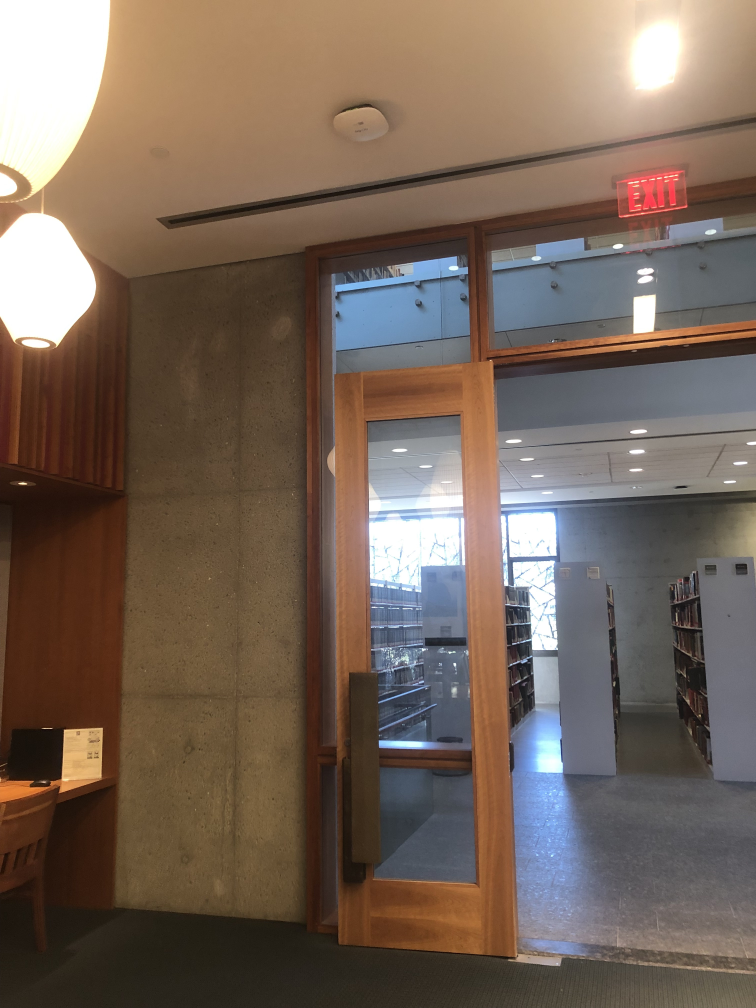
#> input picture project4/part_b/code/figures/2.jpg, 3024 x 4032 px (shown at 1/4 size)
$ jupyter execute --allow-errors main.ipynb   (older library calls are emulated)
#> lines starting #> are read from the running program, lines starting #| are printed output that depends on the picture
This is for Part A

[cell 1]
import numpy as np
import cv2
import math
import os
import matplotlib.pyplot as plt
from scipy.interpolate import RegularGridInterpolator
from numba import jit
import time

# Constants
ransac_max_dist = 2  # RANSAC distance threshold
n = 12  # Number of points to calculate the homography

# Paths
cwd = os.path.dirname(os.path.abspath(__file__))  # Current script path
figures_path = os.path.join(cwd, 'figures')
img_to_warp_path = os.path.join(figures_path, '1.jpg')
img_base_path = os.path.join(figures_path, '2.jpg')
src_pts_file = os.path.join(cwd, 'src_pts.npy')
dst_pts_file = os.path.join(cwd, 'dst_pts.npy')

def load_images():
    """Load images from the specified paths."""
    print("Loading images...")
    img_base = cv2.imread(img_base_path, 0)  # Base gray image
    img_to_warp = cv2.imread(img_to_warp_path, 0)  # Image to be warped
    img_base_rgb = cv2.cvtColor(cv2.imread(img_base_path, cv2.IMREAD_COLOR), cv2.COLOR_BGR2RGB)
    img_to_warp_rgb = cv2.cvtColor(cv2.imread(img_to_warp_path, cv2.IMREAD_COLOR), cv2.COLOR_BGR2RGB)
    print("Images loaded successfully.")
    return img_base, img_to_warp, img_base_rgb, img_to_warp_rgb

def select_corresponding_points(image1, image2, num_points):
    """Manually select corresponding points from two images using mouse clicks."""
    print(f"Manually selecting {num_points} corresponding points...")
    fig, axes = plt.subplots(1, 2, figsize=(12, 6))
    ax1, ax2 = axes
    ax1.imshow(image1)
    ax1.set_title("Image 1")
    ax1.axis('on')

    ax2.imshow(image2)
    ax2.set_title("Image 2")
    ax2.axis('on')

    points1 = []
    points2 = []

    # [14 lines left out: function onclick, not called in this run]

    fig.canvas.mpl_connect('button_press_event', onclick)
    plt.show()

    print("Point selection complete.")
    return np.array(points1, dtype=np.float32), np.array(points2, dtype=np.float32)

# [31 lines left out: function draw_correspondences, not called in this run]

def calculate_homography(src_pts, dst_pts):
    """Calculate the homography matrix manually without using cv2.findHomography."""
    print("Calculating homography...")
    A = []

    for i in range(len(src_pts)):
        x, y = src_pts[i][0], src_pts[i][1]
        x_prime, y_prime = dst_pts[i][0], dst_pts[i][1]

        # Add equations for this pair of points
        A.append([x, y, 1, 0, 0, 0, -x * x_prime, -y * x_prime, -x_prime])
        A.append([0, 0, 0, x, y, 1, -x * y_prime, -y * y_prime, -y_prime])

    # Convert A to a numpy array and use SVD to solve for H
    A = np.array(A)
    U, S, Vt = np.linalg.svd(A)
    H = Vt[-1].reshape(3, 3)

    # Normalize so that H[2,2] is 1
    H = H / H[2, 2]
    print("Homography calculated.")
    return np.linalg.inv(H)

# [130 lines left out: functions compute_canvas_size, warp_pixel, manual_warp_perspective, warp_images, rectify_image, blend_images and 1 more, not called in this run]

def main():
    # Step 1: Load images
    print("Step 1: Load images.")
    img_base, img_to_warp, img_base_rgb, img_to_warp_rgb = load_images()
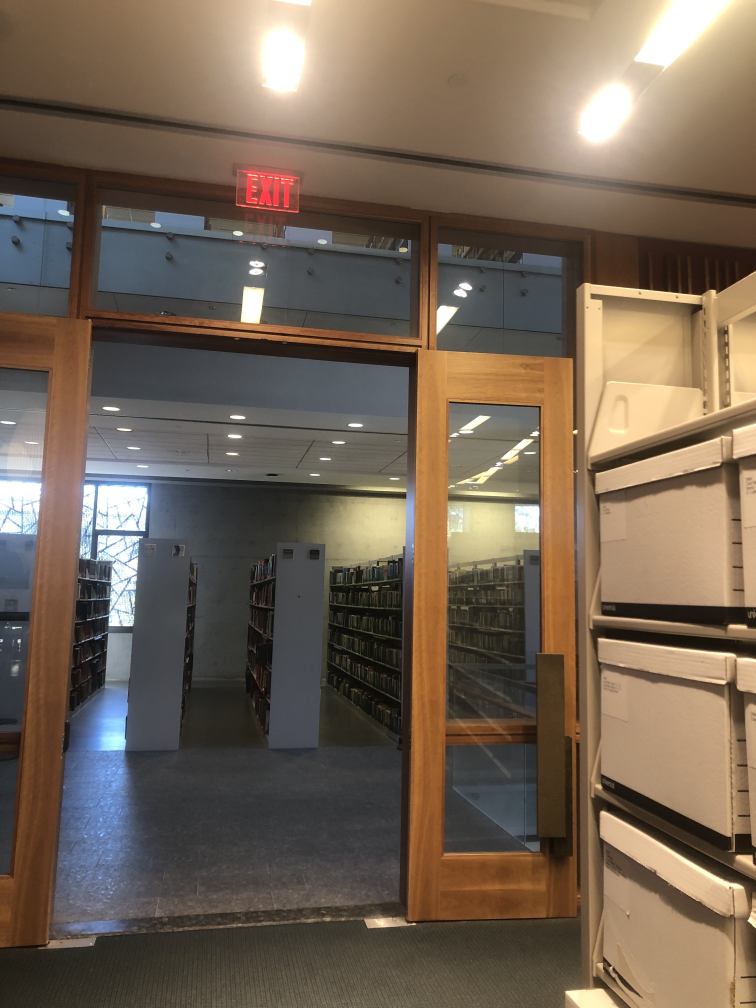
#> input picture project4/part_b/code/figures/1.jpg, 3024 x 4032 px (shown at 1/4 size)

    # Step 2: Manually select corresponding points if not already saved
    print("Step 2: Select corresponding points or load from file.")
    if not os.path.exists(src_pts_file) or not os.path.exists(dst_pts_file):
        print(f"Please select {n} corresponding points between Image 1 and Image 2...")
        src_pts, dst_pts = select_corresponding_points(img_base_rgb, img_to_warp_rgb, n)
#> in select_corresponding_points, `plt.show()`:
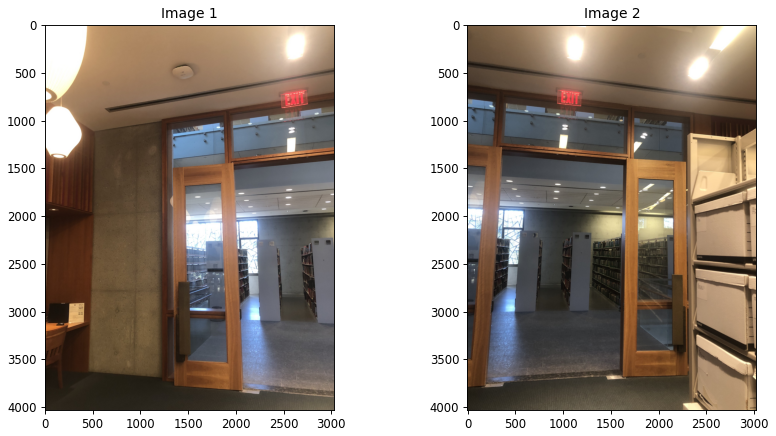
#> figure drawn by matplotlib, 2 panels
#> src_pts = empty array; dst_pts = empty array
        # Save the points to file for future use
        np.save(src_pts_file, src_pts)
        np.save(dst_pts_file, dst_pts)
        print("Points saved to file.")
    else:
        # Load previously saved points
        src_pts = np.load(src_pts_file)
        dst_pts = np.load(dst_pts_file)
        print("Loaded saved points.")

    # Step 3: Calculate homography
    print("Step 3: Calculate homography.")
    H = calculate_homography(src_pts, dst_pts)
#> after the loop in calculate_homography, `for i in range(len(src_pts)):`: A = []
#> in calculate_homography, `A = np.array(A)`: A = empty array

    # 显示对应点并保存图片
    print("Drawing and saving correspondence image.")
    draw_correspondences(img_base_rgb, img_to_warp_rgb, src_pts, dst_pts)

    # Step 4: Compute canvas size
    print("Step 4: Compute canvas size.")
    T, img_w, img_h = compute_canvas_size(H, img_base.shape)

    # Step 5: Warp images
    print("Step 5: Warp images.")
    img_base_translated, warped_img = warp_images(img_base_rgb, img_to_warp_rgb, H, T, img_w, img_h)

    # Step 6: Blend images
    print("Step 6: Blend images.")
    img_final = blend_images(img_base_translated, warped_img)

    # Step 7: Save and display result
    print("Step 7: Save and display result.")
    save_and_show_result(img_final)
    print("Processing completed.")

#> (the rest of this cell did not finish here and is left out)

This is for part B

[cell 2]
import numpy as np
import cv2
import math
import os
import matplotlib.pyplot as plt
from scipy.interpolate import RegularGridInterpolator
from numba import jit
import time
import random
import cv2
import numpy as np
from skimage.feature import corner_harris, peak_local_max

# Constants
ransac_max_dist = 2  # RANSAC distance threshold
n = 12  # Number of points to calculate the homography

# Paths
cwd = os.path.dirname(os.path.abspath(__file__))  # Current script path
figures_path = os.path.join(cwd, 'result')
img_path = os.path.join(cwd, 'figures')
img_to_warp_path = os.path.join(img_path, '18.jpg')
img_base_path = os.path.join(img_path, '19.jpg')
src_pts_file = os.path.join(cwd, './result/18_points.txt')
dst_pts_file = os.path.join(cwd, './result/19_points.txt')

def get_harris_corners(im, edge_discard=20):
    """
    This function takes a b&w image and an optional amount to discard
    on the edge (default is 5 pixels), and finds all harris corners
    in the image. Harris corners near the edge are discarded and the
    coordinates of the remaining corners are returned. A 2d array (h)
    containing the h value of every pixel is also returned.

    h is the same shape as the original image, im.
    coords is 2 x n (ys, xs).
    """

    assert edge_discard >= 20

    # find harris corners
    h = corner_harris(im, method='eps', sigma=1)
    coords = peak_local_max(h, min_distance=1)

    # discard points on edge
    edge = edge_discard  # pixels
    mask = (coords[:, 0] > edge) & \
           (coords[:, 0] < im.shape[0] - edge) & \
           (coords[:, 1] > edge) & \
           (coords[:, 1] < im.shape[1] - edge)
    coords = coords[mask].T
    return h, coords

def dist2(x, c):
    """
    dist2  Calculates squared distance between two sets of points.

    Description
    D = DIST2(X, C) takes two matrices of vectors and calculates the
    squared Euclidean distance between them.  Both matrices must be of
    the same column dimension.  If X has M rows and N columns, and C has
    L rows and N columns, then the result has M rows and L columns.  The
    I, Jth entry is the  squared distance from the Ith row of X to the
    Jth row of C.

    Adapted from code by Christopher M Bishop and Ian T Nabney.
    """

    ndata, dimx = x.shape
    ncenters, dimc = c.shape
    if dimx != dimc:
        raise ValueError('Data dimension does not match dimension of centers')

    return (np.ones((ncenters, 1)) * np.sum((x**2).T, axis=0)).T + \
            np.ones((ndata, 1)) * np.sum((c**2).T, axis=0)    - \
            2 * np.inner(x, c)

# 绘制角点并保存彩色图像
# [8 lines left out: function plot_save_corners, not called in this run]

# ANMS 实现，使用 dist2 函数计算距离
def adaptive_non_maximal_suppression(corner_strength, corners, num_points=500, crobust=0.9):
    # 存储 (y, x, 强度) 形式的兴趣点
    interest_points = [(y, x, corner_strength[y, x]) for y, x in zip(corners[0], corners[1])]
    # 按强度降序排序
    interest_points = sorted(interest_points, key=lambda point: point[2], reverse=True)

    # 将兴趣点坐标转换为数组，并按顺序保存
    points = np.array([[y, x] for y, x, _ in interest_points])

    # 计算兴趣点的抑制半径
    radii = np.full(len(points), float('inf'))

    # 依次计算抑制半径
    for i in range(len(points)):
        # 选择当前点及其所有强度更高的点，计算距离
        current_point = points[i].reshape(1, -1)
        stronger_points = points[:i]

        # 仅当存在强度更大的邻居时，才计算抑制半径
        if stronger_points.size > 0:
            # 计算当前点与所有更强点之间的距离
            distances = np.sqrt(dist2(current_point, stronger_points)).flatten()
            radii[i] = distances.min()

    # 按半径降序选择前 num_points 个兴趣点
    selected_points = sorted(zip(radii, interest_points), key=lambda x: x[0], reverse=True)[:num_points]
    selected_points = [(int(x), int(y)) for _, (x, y, _) in selected_points]

    return selected_points

# 绘制角点并保存彩色图像
def plot_and_save_corners(image, points, save_path):
    # 绘制兴趣点在彩色图像上
    for y, x in points:
        cv2.circle(image, (x, y), 3, (0, 0, 255), -1)  # 使用红色点，半径 3

    # 保存带有兴趣点的图像
    cv2.imwrite(save_path, image)
    print(f"保存成功：{save_path}")

# 特征描述符提取函数
def extract_feature_descriptors(image, points, window_size=40, patch_size=8, spacing=5):
    descriptors = []
    half_window = window_size // 2

    # 遍历每个兴趣点
    for y, x in points:
        # 提取中心点周围的 40x40 窗口，确保不超出边界
        if (y - half_window < 0 or y + half_window >= image.shape[0] or
            x - half_window < 0 or x + half_window >= image.shape[1]):
            continue  # 跳过边界处的兴趣点

        # 提取 40x40 的大窗口
        window = image[y - half_window:y + half_window, x - half_window:x + half_window]

        # 缩小采样，获得 8x8 的采样点
        patch = cv2.resize(window, (patch_size, patch_size), interpolation=cv2.INTER_AREA)

        # 归一化：偏置-增益归一化，设均值为 0，标准差为 1
        patch = (patch - np.mean(patch)) / (np.std(patch) + 1e-5)

        # 将归一化后的描述符添加到列表
        descriptors.append(patch.flatten())

    return np.array(descriptors)

# 特征匹配函数，添加调试信息
def match_features(descriptors1, descriptors2, threshold=0.5):
    matches = []
    print(f"匹配的阈值：{threshold}\n")
    # print("匹配细节：")

    # 遍历 descriptors1 的每个描述符
    for i, desc1 in enumerate(descriptors1):
        # 计算当前描述符与 descriptors2 中所有描述符的距离
        distances = np.linalg.norm(descriptors2 - desc1, axis=1)

        # 找到第一和第二最近邻的距离和索引
        nearest_idx = np.argmin(distances)
        sorted_indices = np.argsort(distances)
        second_nearest_idx = sorted_indices[1]

        # 计算误差比值
        ratio = distances[nearest_idx] / distances[second_nearest_idx]

        # 输出调试信息
        # print(f"描述符 {i} 与最近邻距离：{distances[nearest_idx]:.4f}, 次近邻距离：{distances[second_nearest_idx]:.4f}, 比值：{ratio:.4f}")

        # 应用 Lowe 的阈值筛选
        if ratio < threshold:
            matches.append((i, nearest_idx))
            # print(f"匹配成功：描述符 {i} -> {nearest_idx} (比值满足条件)\n")
        # else:
            # print(f"匹配失败：描述符 {i} -> {nearest_idx} (比值不满足条件)\n")

    return matches

def save_matched_points(anms_points1, anms_points2, matches, src_file="./result/19_points.txt", dst_file="./result/18_points.txt"):
    # 根据 matches 中的对应关系，获取点的坐标，并反转 x 和 y 顺序
    src_points = [(anms_points1[i][1], anms_points1[i][0]) for i, j in matches]  # 第一个图片的匹配点
    dst_points = [(anms_points2[j][1], anms_points2[j][0]) for i, j in matches]  # 第二个图片的匹配点

    # 保存源点和目标点到对应的 txt 文件
    np.savetxt(src_file, src_points, fmt="%.4f", comments="")
    np.savetxt(dst_file, dst_points, fmt="%.4f", comments="")

    print(f"匹配的源点保存在 {src_file}")
    print(f"匹配的目标点保存在 {dst_file}")

# 绘制匹配的点对
# [311 lines left out: functions plot_and_save_matched_points, load_images, select_corresponding_points, draw_correspondences, calculate_homography, ransac_homography and 7 more, not called in this run]

def main():
    # 加载彩色图像并转换为灰度
    image1 = cv2.imread("./figures/18.jpg")
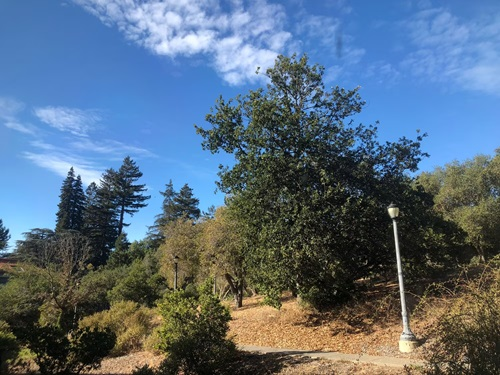
#> input picture project4/part_b/code/figures/18.jpg, 500 x 375 px
#> image1 is the input picture: shape (375, 500, 3); mean B, G, R 126.6, 108.4, 89.1
    gray_image1 = cv2.cvtColor(image1, cv2.COLOR_BGR2GRAY)
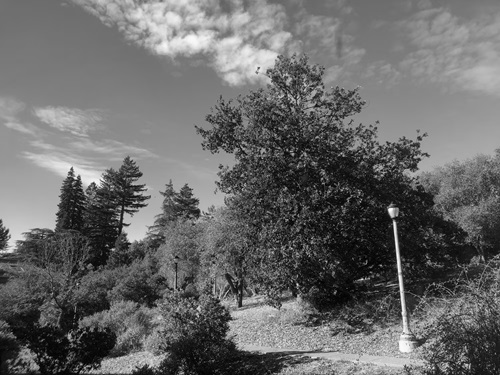
#> gray_image1: shape (375, 500); min 0, max 255, mean 104.7
    image2 = cv2.imread("./figures/19.jpg")
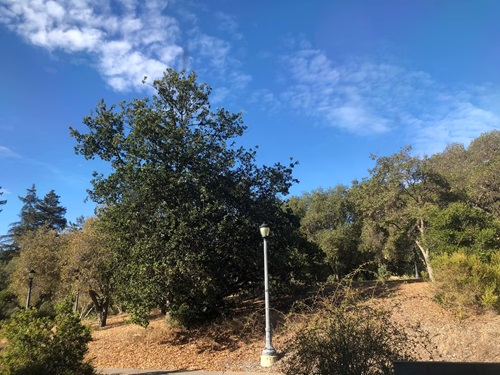
#> input picture project4/part_b/code/figures/19.jpg, 500 x 375 px
#> image2 is the input picture: shape (375, 500, 3); mean B, G, R 127.9, 111.4, 94.5
    gray_image2 = cv2.cvtColor(image2, cv2.COLOR_BGR2GRAY)
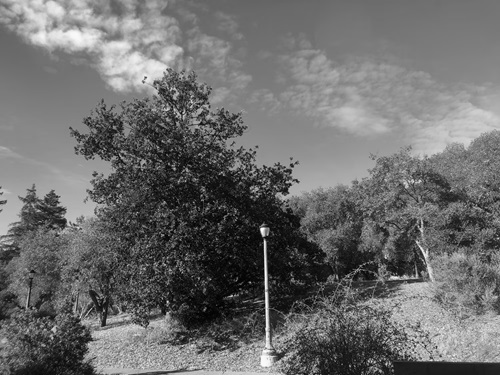
#> gray_image2: shape (375, 500); min 0, max 255, mean 108.3

    # 检测角点并使用 ANMS 选择兴趣点
    corner_strength1, corners1 = get_harris_corners(gray_image1, edge_discard=20)
#> in get_harris_corners, `coords = peak_local_max(h, min_distance=1)`: coords = 5219 pairs, first value 1 to 373, second value 1 to 498
    # 显示图像并保存
    # plot_save_corners(image1, corners1, "result/18_corners.jpg")
    anms_points1 = adaptive_non_maximal_suppression(corner_strength1, corners1, num_points=500)
#> in adaptive_non_maximal_suppression, `interest_points = [(y, x, corner_strength[y, x]) for y, x in zip(corne..`: interest_points = 4284 items, first 6: (178, 76, 1.75), (278, 362, 1.43), (182, 93, 1.4), (209, 389, 1.34), (220, 393, 1.33), (222, 123, 1.31)
#> in adaptive_non_maximal_suppression, `points = np.array([[y, x] for y, x, _ in interest_points])`: points = 4284 pairs, first value 21 to 354, second value 21 to 479
#> the loop in adaptive_non_maximal_suppression, `for i in range(len(points)):` made 4284 passes
#> (current_point, stronger_points, distances) on passes 2 to 5: ([[278, 362]], [[178, 76]], [303]), ([[182, 93]], [[178, 76], [278, 362]], [17.46, 285.6]), ([[209, 389]], [[178, 76], [278, 362], [182, 93]], [314.5, 74.09, 297.2]), ([[220, 393]], [[178, 76], [278, 362], [182, 93], [209, 389]], [319.8, 65.76, 302.4, 11.7])
#> in adaptive_non_maximal_suppression, `selected_points = sorted(zip(radii, interest_points), key=lambda x: x[..`: selected_points = 500 items
#> in adaptive_non_maximal_suppression, `selected_points = [(int(x), int(y)) for _, (x, y, _) in selected_points]`: selected_points = 500 pairs, first value 21 to 354, second value 21 to 478
#> anms_points1 has the same summary as selected_points in adaptive_non_maximal_suppression

    corner_strength2, corners2 = get_harris_corners(gray_image2, edge_discard=20)
#> call 2 of get_harris_corners, with edge_discard = 20
#> in get_harris_corners (call 2), `h = corner_harris(im, method='eps', sigma=1)`:
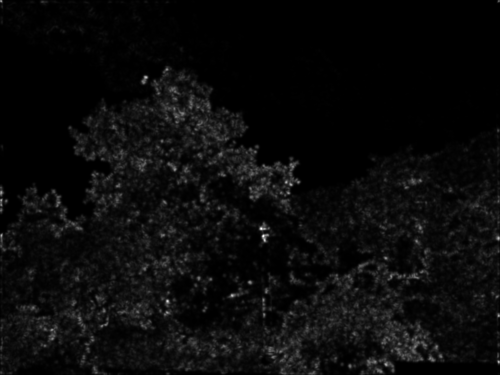
#> h: shape (375, 500) float64; min 0, max 1.81, mean 0.0793; drawn with min black and max white
#> in get_harris_corners (call 2), `coords = peak_local_max(h, min_distance=1)`: coords = 5356 pairs, first value 1 to 373, second value 1 to 498
    # 显示图像并保存
    # plot_save_corners(image2, corners2, "result/19_corners.jpg")
    anms_points2 = adaptive_non_maximal_suppression(corner_strength2, corners2, num_points=500)
#> the loop in adaptive_non_maximal_suppression (call 2), `for i in range(len(points)):` made 4407 passes
#> (current_point, stronger_points, distances) on passes 2 to 5: ([[236, 263]], [[228, 261]], [8.25]), ([[301, 167]], [[228, 261], [236, 263]], [119, 115.9]), ([[240, 264]], [[228, 261], [236, 263], [301, 167]], [12.37, 4.12, 114.6]), ([[295, 232]], [[228, 261], [236, 263], [301, 167], [240, 264]], [73.01, 66.65, 65.28, 63.63])
#> anms_points2 = 500 pairs, first value 21 to 354, second value 21 to 479

    # 显示图像并保存带有 ANMS 的兴趣点
    plot_and_save_corners(image1, anms_points1, "result/18_corners_anms.jpg")
#> the loop in plot_and_save_corners, `for y, x in points:` made 500 passes
#> (y, x) on passes 1 to 3: (178, 76), (278, 362), (67, 259)
#> after the loop in plot_and_save_corners, `for y, x in points:`:
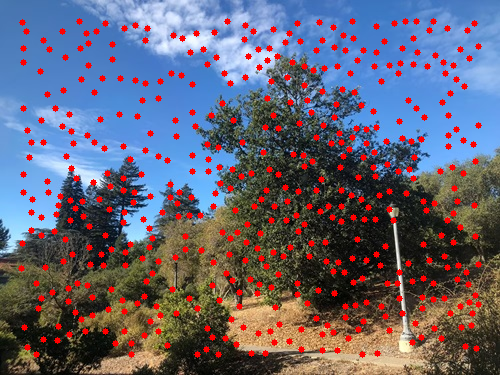
#> image: shape (375, 500, 3); mean B, G, R 117, 100.1, 101.9
    plot_and_save_corners(image2, anms_points2, "result/19_corners_anms.jpg")
#> call 2 of plot_and_save_corners, with save_path = 'result/19_corners_anms.jpg'
#> the loop in plot_and_save_corners (call 2), `for y, x in points:` made 500 passes
#> (y, x) on passes 1 to 3: (228, 261), (77, 146), (258, 385)
#> after the loop in plot_and_save_corners (call 2), `for y, x in points:`:
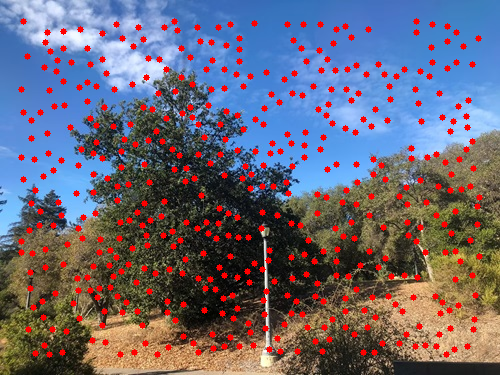
#> image: shape (375, 500, 3); mean B, G, R 118.2, 102.9, 106.9

    # 提取特征描述符
    descriptors1 = extract_feature_descriptors(gray_image1, anms_points1)
#> the loop in extract_feature_descriptors, `for y, x in points:` made 500 passes
#> after the loop in extract_feature_descriptors, `for y, x in points:`:
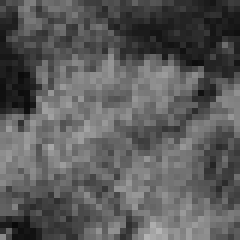
#> window: shape (40, 40) (shown 6 times larger); min 9, max 181, mean 90.6
#> after the loop in extract_feature_descriptors, `for y, x in points:`: descriptors = 500 items
#> (the rest of the program and of its run is left out)
